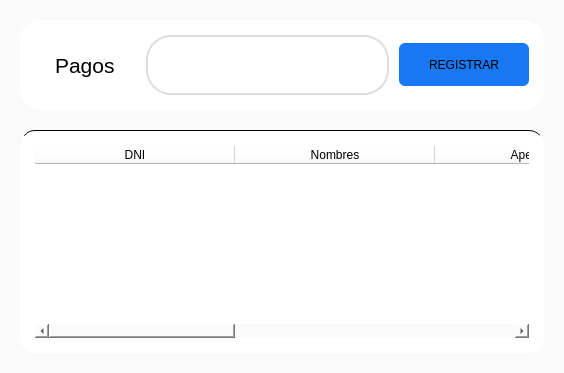
            <widget class="QWidget" name="pagePagos">
             <layout class="QVBoxLayout" name="verticalLayout_4">
              <property name="spacing">
               <number>0</number>
              </property>
              <property name="leftMargin">
               <number>0</number>
              </property>
              <property name="topMargin">
               <number>0</number>
              </property>
              <property name="rightMargin">
               <number>0</number>
              </property>
              <property name="bottomMargin">
               <number>0</number>
              </property>
              <item>
               <widget class="QFrame" name="frame_17">
                <property name="styleSheet">
                 <string notr="true">background-color:#fafafa;
border:none;</string>
                </property>
                <property name="frameShape">
                 <enum>QFrame::StyledPanel</enum>
                </property>
                <property name="frameShadow">
                 <enum>QFrame::Raised</enum>
                </property>
                <layout class="QVBoxLayout" name="verticalLayout_19">
                 <property name="spacing">
                  <number>20</number>
                 </property>
                 <property name="leftMargin">
                  <number>20</number>
                 </property>
                 <property name="topMargin">
                  <number>20</number>
                 </property>
                 <property name="rightMargin">
                  <number>20</number>
                 </property>
                 <property name="bottomMargin">
                  <number>20</number>
                 </property>
                 <item alignment="Qt::AlignTop">
                  <widget class="QFrame" name="frame_18">
                   <property name="minimumSize">
                    <size>
                     <width>0</width>
                     <height>90</height>
                    </size>
                   </property>
                   <property name="styleSheet">
                    <string notr="true">background:#ffffff;
padding:15px;
border-radius:20px;</string>
                   </property>
                   <property name="frameShape">
                    <enum>QFrame::StyledPanel</enum>
                   </property>
                   <property name="frameShadow">
                    <enum>QFrame::Raised</enum>
                   </property>
                   <layout class="QHBoxLayout" name="horizontalLayout_3">
                    <property name="spacing">
                     <number>10</number>
                    </property>
                    <property name="leftMargin">
                     <number>0</number>
                    </property>
                    <property name="topMargin">
                     <number>0</number>
                    </property>
                    <property name="rightMargin">
                     <number>0</number>
                    </property>
                    <property name="bottomMargin">
                     <number>0</number>
                    </property>
                    <item>
                     <widget class="QLabel" name="label_10">
                      <property name="font">
                       <font>
                        <family>Arial</family>
                        <pointsize>16</pointsize>
                       </font>
                      </property>
                      <property name="text">
                       <string>Pagos</string>
                      </property>
                     </widget>
                    </item>
                    <item>
                     <widget class="QFrame" name="frame_20">
                      <property name="maximumSize">
                       <size>
                        <width>500</width>
                        <height>60</height>
                       </size>
                      </property>
                      <property name="styleSheet">
                       <string notr="true">#frame_20{
	border: 2px solid #ddd;
	margin:0 ;
	padding:5px;
	border-radius:25px;
}

.QLineEdit{
	padding:5px;
}</string>
                      </property>
                      <property name="frameShape">
                       <enum>QFrame::StyledPanel</enum>
                      </property>
                      <property name="frameShadow">
                       <enum>QFrame::Raised</enum>
                      </property>
                      <layout class="QHBoxLayout" name="horizontalLayout_12">
                       <property name="spacing">
                        <number>0</number>
                       </property>
                       <property name="leftMargin">
                        <number>0</number>
                       </property>
                       <property name="topMargin">
                        <number>0</number>
                       </property>
                       <property name="rightMargin">
                        <number>0</number>
                       </property>
                       <property name="bottomMargin">
                        <number>0</number>
                       </property>
                       <item>
                        <widget class="QLineEdit" name="lineEdit_3">
                         <property name="font">
                          <font>
                           <pointsize>13</pointsize>
                          </font>
                         </property>
                        </widget>
                       </item>
                       <item>
                        <widget class="QPushButton" name="pushButton_4">
                         <property name="text">
                          <string/>
                         </property>
                         <property name="icon">
                          <iconset>
                           <normaloff>../../../Downloads/vidrio-de-aumento.png</normaloff>../../../Downloads/vidrio-de-aumento.png</iconset>
                         </property>
                        </widget>
                       </item>
                      </layout>
                     </widget>
                    </item>
                    <item>
                     <widget class="QPushButton" name="pushButton_5">
                      <property name="minimumSize">
                       <size>
                        <width>130</width>
                        <height>0</height>
                       </size>
                      </property>
                      <property name="maximumSize">
                       <size>
                        <width>130</width>
                        <height>43</height>
                       </size>
                      </property>
                      <property name="styleSheet">
                       <string notr="true">QPushButton{
	background-color:#1877f2;
	border:none;
	border-radius:6px;
	width:100px;
	
}


QPushButton:hover{
	background-color:#4267b2;
	
}
</string>
                      </property>
                      <property name="text">
                       <string>REGISTRAR</string>
                      </property>
                     </widget>
                    </item>
                   </layout>
                  </widget>
                 </item>
                 <item>
                  <widget class="QFrame" name="frame_19">
                   <property name="sizePolicy">
                    <sizepolicy hsizetype="Preferred" vsizetype="Expanding">
                     <horstretch>0</horstretch>
                     <verstretch>0</verstretch>
                    </sizepolicy>
                   </property>
                   <property name="styleSheet">
                    <string notr="true">QFrame{
background:#fff;
border-radius:15px;
border-top:1px solid #000
}</string>
                   </property>
                   <property name="frameShape">
                    <enum>QFrame::StyledPanel</enum>
                   </property>
                   <property name="frameShadow">
                    <enum>QFrame::Raised</enum>
                   </property>
                   <layout class="QVBoxLayout" name="verticalLayout_20">
                    <property name="spacing">
                     <number>15</number>
                    </property>
                    <property name="leftMargin">
                     <number>15</number>
                    </property>
                    <property name="topMargin">
                     <number>15</number>
                    </property>
                    <property name="rightMargin">
                     <number>15</number>
                    </property>
                    <property name="bottomMargin">
                     <number>15</number>
                    </property>
                    <item>
                     <widget class="QTableWidget" name="tableWidget_2">
                      <property name="styleSheet">
                       <string notr="true">border:none</string>
                      </property>
                      <attribute name="horizontalHeaderDefaultSectionSize">
                       <number>200</number>
                      </attribute>
                      <attribute name="horizontalHeaderStretchLastSection">
                       <bool>true</bool>
                      </attribute>
                      <column>
                       <property name="text">
                        <string>DNI</string>
                       </property>
                      </column>
                      <column>
                       <property name="text">
                        <string>Nombres</string>
                       </property>
                      </column>
                      <column>
                       <property name="text">
                        <string>Apellidos</string>
                       </property>
                      </column>
                      <column>
                       <property name="text">
                        <string>Telefono</string>
                       </property>
                      </column>
                      <column>
                       <property name="text">
                        <string>Pagos</string>
                       </property>
                      </column>
                     </widget>
                    </item>
                   </layout>
                  </widget>
                 </item>
                </layout>
               </widget>
              </item>
             </layout>
            </widget>
